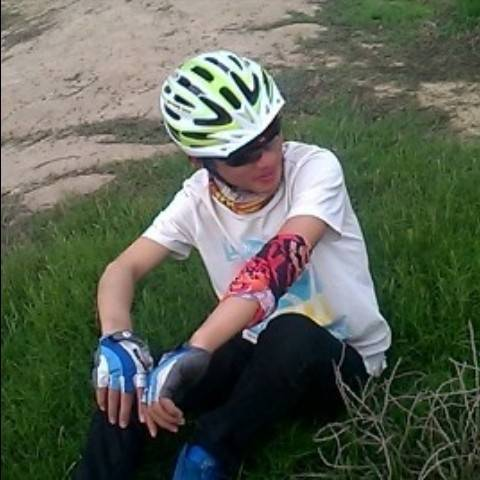
#> input picture picture/test.jpg, 480 x 480 px
$ python -i test.py   (imports and definitions only)
#> lines starting #> are read from the running program, lines starting #| are printed output that depends on the picture
from PIL import Image

from tkinter import filedialog
import tkinter as tk
ascii_char = list("$@B%8&WM#*oahkbdpqwmZO0QLCJUYXzcvunxrjft/\|()1{}[]?-_+~<>i!lI;:,\"^`'. ")
length = len(ascii_char)
#要索引的字符列表
def convert(img):
    img = img.convert("L")  # 转为灰度图像
    txt = ""
    for i in range(img.size[1]):
        for j in range(img.size[0]):
            gray = img.getpixel((j, i))     # 获取每个坐标像素点的灰度
            unit = 256.0 / length
            txt += ascii_char[int(gray / unit)] #获取对应坐标的字符值
        txt += '\n'
    return  txt

def convert1(img):
    txt = ""
    for i in range(img.size[1]):
        for j in range(img.size[0]):
            r,g,b = img.getpixel((j, i))           #获取每个坐标像素点的rgb值
            gray = int(r * 0.299 + g * 0.587 + b * 0.114)   #通过灰度转换公式获取灰度
            unit = (256.0+1)/length
            txt += ascii_char[int(gray / unit)]  # 获取对应坐标的字符值
        txt += '\n'
    return txt
def get_txt(pic_file):
#> called with pic_file = 'picture/test.jpg'
    save_file = 'saveText/1.txt'

    img = Image.open(pic_file)      #读取图像文件
#> img is the input picture: PIL image 480x480 RGB; mean R, G, B 92.5, 99.1, 85.3
    (width,height) = img.size
#> width = 480; height = 480
    #img = img.resize((int(width*0.2),int(height*0.1)))  #对图像进行一定缩小,图片的大小可以根据上传图片的大小来按需调节，
    img = img.resize((100,50))
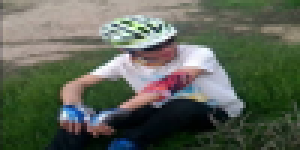
#> img: PIL image 100x50 RGB (shown 3 times larger); mean R, G, B 92.6, 99.2, 85.3
    #print(img.size)

    txt = convert(img)
#> in convert, `img = img.convert("L")`:
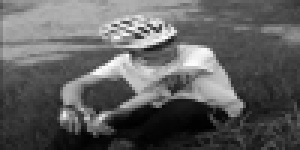
#> img: PIL image 100x50 L (shown 3 times larger); min 0, max 254, mean 95.6
    #print(txt)

    return txt
def open_file():
    path = filedialog.askopenfilename(title='打开图片文件', filetypes=[('jpg', '*.jpg'),('png','*.png'), ('All Files', '*')])
    txt = get_txt(path)
    txtString.set(txt)
    text.delete(1.0,tk.END)
    text.insert(1.0, txt)  # INSERT表示在光标位置插入
    text.see(tk.END)
    text.update()
def save_file():
    path = filedialog.askdirectory(title='选择保存路径')

    f = open(path+'/1.txt',"w")
    f.write(txtString.get())            #存储到文件中
    f.close()
def copy(event=None):
    #text.event_generate("<<Copy>>")
    root.clipboard_append(txtString.get())
# [4 lines not run here, left out]
#root.iconbitmap('icon/icon.ico')
txtString = tk.StringVar()


# [1 line that did not run here, left out]
# [1 line that did not run here, left out]
# [1 line that did not run here, left out]
# [1 line that did not run here, left out]

# [4 lines not run here, left out]

# [1 line that did not run here, left out]
# [10 lines not run here, left out]

>>> result = get_txt('picture/test.jpg')
